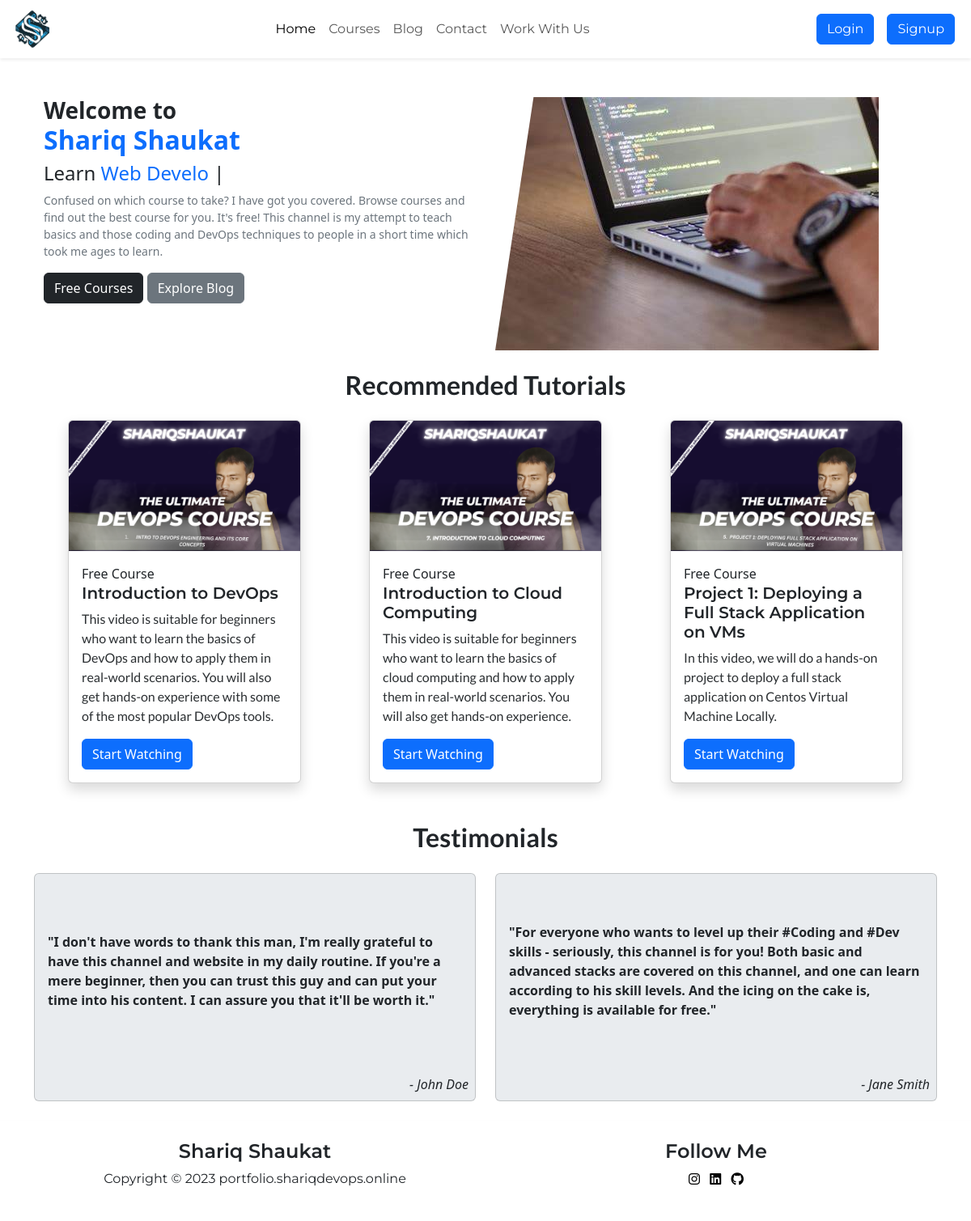
The page / on the database its author committed.
### myapp/models.py (models this page shows, shortened)
class Caraousel(models.Model):
    image = models.ImageField(upload_to='carousel_images')

class RCourse(models.Model):
    title = models.CharField(max_length=100)
    description = models.TextField()
    recommended = models.BooleanField(default=False)  # Add this field
    image = models.ImageField(upload_to='rcourse_images')
    video_link = models.CharField(max_length=200, default='')  # Add this field for video links
    overview = models.TextField(blank=True)
    q_and_a = models.TextField(blank=True)
    announcements = models.TextField(blank=True)

### myapp/views.py (the view)
# urls.py: path('',views.index,name='index'),
def index(request):
    recommended_courses = RCourse.objects.filter(recommended=True)
    caraousel = Caraousel.objects.all()  # Retrieve the first image from the Caraousel model
    return render(request, 'index.html', {'recommended_courses': recommended_courses, 'caraousel': caraousel})

### myapp/templates/index.html (shortened to what this page needs)
{% extends 'base.html' %}
{% block body %}
{% load static %}
<div class="container">
    <div class="row m-auto mt-5">
      <div class="col mx-auto text-center text-lg-start">
        <h2 class="fs-3 fw-semibold md:fs-4">
          Welcome to <br>
          <span class="text-primary fs-2">
            Shariq Shaukat
          </span>
        </h2>
        <h4 class="text-xl font-semibold text-gray-800 md:text-2xl dark:text-white">
          Learn <span id="animatedText" class="text-primary">Anything</span>
          <span id="animatedCursor" aria-hidden="true" >|</span></span>
        </h4>
        <p class="mt-2 small text-secondary">Confused on which course to take? I have got you covered. Browse courses and find out the best course for you. It's free! This channel is my attempt to teach basics and those coding and DevOps techniques to people in a short time which took me ages to learn.</p>
        <a href="{% url "courses" %}" type="button" class="btn btn-dark mb-2">Free Courses</a>
        <button type="button" class="btn btn-secondary mb-2">Explore Blog</button>
      </div>
      <div class="col m-auto d-none d-lg-block lg:w-1/2">
        {% for image in caraousel %}
          <img src="{{ image.image.url }}" alt="" style="clip-path:polygon(10% 0px, 100% 0%, 100% 100%, 0px 100%)" class="img-fluid">
        {% endfor %}
      </div>
    </div>
<h2 class="fs-2 fw-semibold text-center justify-content-center m-4" style="font-family: 'Lato', sans-serif;
">Recommended Tutorials</h2>
<div class="row justify-content-center m-auto">
  {% for course in recommended_courses %}
    <div class="col-md-4 mb-4">
      <div class="card shadow m-auto" style="width: 18rem;">
        <img src="{{ course.image.url }}" class="card-img-top" alt="{{ course.title }}">
        <div class="card-body">
          <span class="fw-light fs-6">Free Course</span>
          <h5 class="card-title fw-semibold" style="font-family: 'Montserrat', sans-serif;">{{ course.title }}</h5>
          <p class="card-text text-secondary-emphasis fw-medium" style="font-family: 'Lato', sans-serif;">{{ course.description }}</p>
          <a href="{% url 'watch_course' course.title %}" class="btn btn-primary">Start Watching</a>
        </div>
      </div>
    </div>
  {% endfor %}
</div>
<h2 class="fs-2 fw-semibold text-center justify-content-center m-4" style="font-family: 'Lato', sans-serif;
">Testimonials</h2>
<div class="row">
  <div class="col-md-6">
    <div class="card mb-4 bg-body-secondary text-emphasis-light" >
      <div class="card-body d-flex flex-column justify-content-center" style="height: 15rem;">
        <p class="card-text fw-semibold">"I don't have words to thank this man, I'm really grateful to have this channel and website in my daily routine. If you're a mere beginner, then you can trust this guy and can put your time into his content. I can assure you that it'll be worth it."</p>
      </div>
      <p class="card-text text-end m-2"><em>- John Doe</em></p>
    </div>
  </div>
  <div class="col-md-6">
    <div class="card mb-4 bg-body-secondary text-emphasis-light">
      <div class="card-body d-flex flex-column justify-content-center" style="height: 15rem;">
        <p class="card-text fw-semibold">"For everyone who wants to level up their #Coding and #Dev skills - seriously, this channel is for you! Both basic and advanced stacks are covered on this channel, and one can learn according to his skill levels. And the icing on the cake is, everything is available for free."</p>
      </div>
      <p class="card-text text-end m-2"><em>- Jane Smith</em></p>
    </div>
  </div>
</div>
</div>
{% endblock body %}

### myapp/templates/index.html (style rules this page uses)
#animatedCursor { animation: blink 1s infinite; }

### rows shown on the page
Caraousel: image (picture)
RCourse: image (picture), title "Introduction to DevOps", description "This video is suitable for beginners who want to learn the basics of DevOps and how to apply them in real-world scenarios. You will also get hands-on experience with some of the most popular DevOps tools."
RCourse: image (picture), title "Introduction to Cloud Computing", description "This video is suitable for beginners who want to learn the basics of cloud computing and how to apply them in real-world scenarios. You will also get hands-on experience."
RCourse: image (picture), title "Project 1: Deploying a Full Stack Application on VMs", description "In this video, we will do a hands-on project to deploy a full stack application on Centos Virtual Machine Locally."
